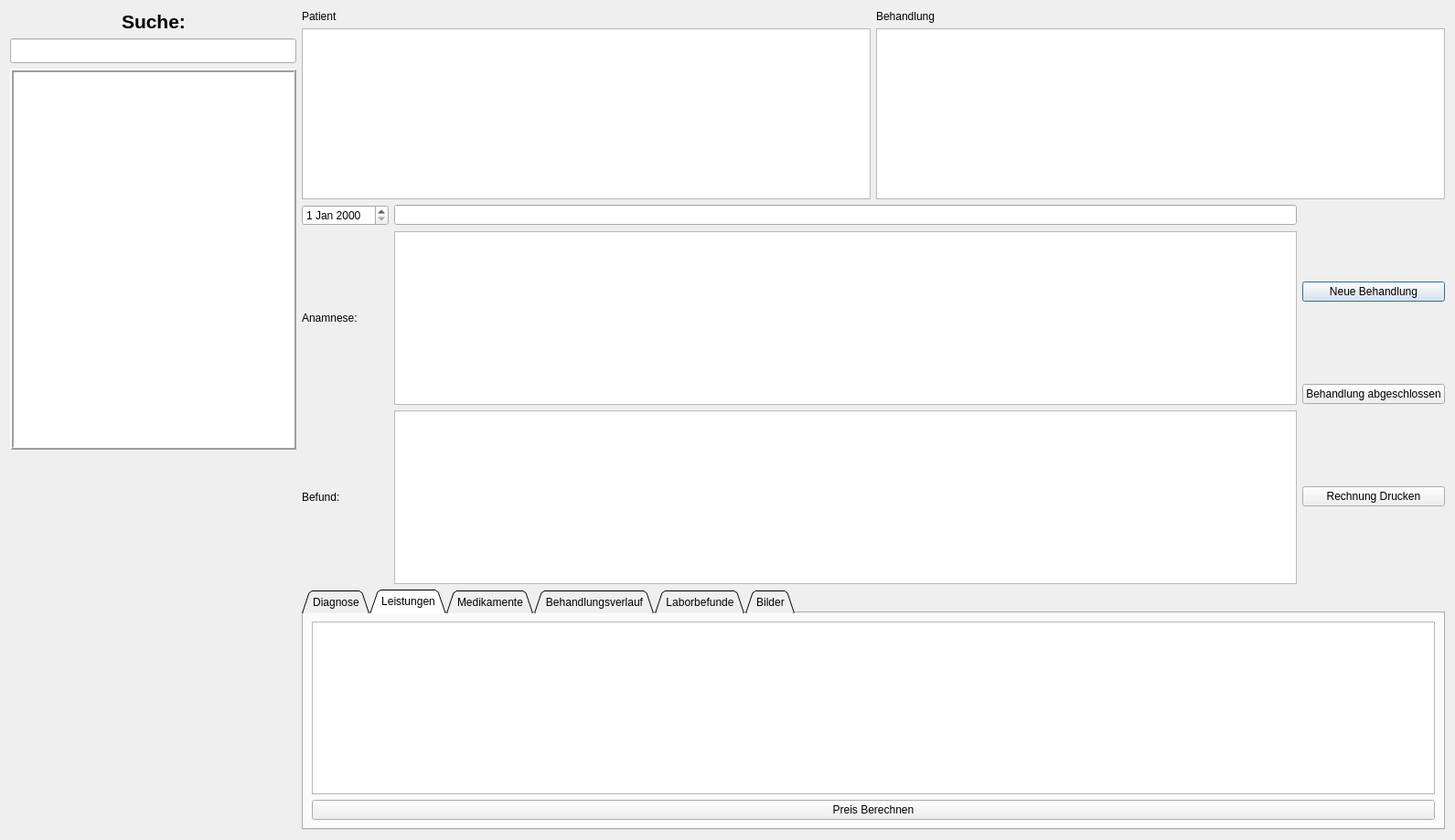
<?xml version="1.0" encoding="UTF-8"?>
<ui version="4.0">
 <class>lytMain</class>
 <widget class="QDialog" name="lytMain">
  <property name="geometry">
   <rect>
    <x>0</x>
    <y>0</y>
    <width>1591</width>
    <height>919</height>
   </rect>
  </property>
  <property name="windowTitle">
   <string>Dialog</string>
  </property>
  <layout class="QHBoxLayout" name="horizontalLayout_2" stretch="20,80">
   <item>
    <layout class="QVBoxLayout" name="lytright">
     <item>
      <layout class="QHBoxLayout" name="lytrightlabel">
       <item>
        <spacer name="horizontalSpacer_2">
         <property name="orientation">
          <enum>Qt::Horizontal</enum>
         </property>
         <property name="sizeHint" stdset="0">
          <size>
           <width>40</width>
           <height>20</height>
          </size>
         </property>
        </spacer>
       </item>
       <item>
        <widget class="QLabel" name="label">
         <property name="font">
          <font>
           <pointsize>16</pointsize>
           <weight>75</weight>
           <bold>true</bold>
          </font>
         </property>
         <property name="text">
          <string>Suche:</string>
         </property>
        </widget>
       </item>
       <item>
        <spacer name="horizontalSpacer">
         <property name="orientation">
          <enum>Qt::Horizontal</enum>
         </property>
         <property name="sizeHint" stdset="0">
          <size>
           <width>40</width>
           <height>20</height>
          </size>
         </property>
        </spacer>
       </item>
      </layout>
     </item>
     <item>
      <widget class="QLineEdit" name="le_searchfield">
       <property name="font">
        <font>
         <pointsize>12</pointsize>
        </font>
       </property>
      </widget>
     </item>
     <item>
      <widget class="QTableView" name="tbvcustomerselection">
       <property name="frameShape">
        <enum>QFrame::Box</enum>
       </property>
       <property name="frameShadow">
        <enum>QFrame::Raised</enum>
       </property>
       <property name="lineWidth">
        <number>2</number>
       </property>
      </widget>
     </item>
     <item>
      <spacer name="verticalSpacer_2">
       <property name="orientation">
        <enum>Qt::Vertical</enum>
       </property>
       <property name="sizeHint" stdset="0">
        <size>
         <width>20</width>
         <height>40</height>
        </size>
       </property>
      </spacer>
     </item>
    </layout>
   </item>
   <item>
    <layout class="QVBoxLayout" name="lytleftmain" stretch="0,0,0">
     <item>
      <layout class="QHBoxLayout" name="lytchoosingfield">
       <item>
        <layout class="QVBoxLayout" name="lytpatient">
         <item>
          <widget class="QLabel" name="lblanimal">
           <property name="text">
            <string>Patient</string>
           </property>
          </widget>
         </item>
         <item>
          <widget class="QListView" name="livanimal"/>
         </item>
        </layout>
       </item>
       <item>
        <layout class="QVBoxLayout" name="lyttherapy">
         <item>
          <widget class="QLabel" name="lbltreat">
           <property name="text">
            <string>Behandlung</string>
           </property>
          </widget>
         </item>
         <item>
          <widget class="QTableView" name="tbvtreatselection">
           <property name="alternatingRowColors">
            <bool>true</bool>
           </property>
           <property name="selectionMode">
            <enum>QAbstractItemView::SingleSelection</enum>
           </property>
          </widget>
         </item>
        </layout>
       </item>
      </layout>
     </item>
     <item>
      <layout class="QHBoxLayout" name="horizontalLayout_3">
       <item>
        <layout class="QGridLayout" name="lyttherapydetail">
         <item row="0" column="1">
          <widget class="QLineEdit" name="ledshortdisscribtion"/>
         </item>
         <item row="0" column="0">
          <widget class="QDateEdit" name="dtetherapy"/>
         </item>
         <item row="1" column="1">
          <widget class="QTextEdit" name="tewananemsis"/>
         </item>
         <item row="1" column="0">
          <widget class="QLabel" name="lblananemsis">
           <property name="text">
            <string>Anamnese:</string>
           </property>
          </widget>
         </item>
         <item row="2" column="0">
          <widget class="QLabel" name="lblfindings">
           <property name="text">
            <string>Befund:</string>
           </property>
          </widget>
         </item>
         <item row="2" column="1">
          <widget class="QTextEdit" name="tewfindings"/>
         </item>
        </layout>
       </item>
       <item>
        <layout class="QVBoxLayout" name="lyttherapyaction">
         <item>
          <widget class="QPushButton" name="btnnewtherapie">
           <property name="text">
            <string>Neue Behandlung</string>
           </property>
           <property name="autoRepeat">
            <bool>false</bool>
           </property>
           <property name="autoDefault">
            <bool>true</bool>
           </property>
           <property name="flat">
            <bool>false</bool>
           </property>
          </widget>
         </item>
         <item>
          <widget class="QPushButton" name="btnprintbill">
           <property name="text">
            <string>Behandlung abgeschlossen</string>
           </property>
          </widget>
         </item>
         <item>
          <widget class="QPushButton" name="btnendtherapy">
           <property name="text">
            <string>Rechnung Drucken</string>
           </property>
          </widget>
         </item>
        </layout>
       </item>
      </layout>
     </item>
     <item>
      <widget class="QTabWidget" name="tbwtreatment">
       <property name="tabShape">
        <enum>QTabWidget::Triangular</enum>
       </property>
       <property name="currentIndex">
        <number>1</number>
       </property>
       <property name="elideMode">
        <enum>Qt::ElideMiddle</enum>
       </property>
       <widget class="QWidget" name="tbdiagnose">
        <attribute name="title">
         <string>Diagnose</string>
        </attribute>
        <layout class="QVBoxLayout" name="verticalLayout_3">
         <item>
          <widget class="QTableView" name="tbvdiagnose"/>
         </item>
        </layout>
       </widget>
       <widget class="QWidget" name="tbservices">
        <attribute name="title">
         <string>Leistungen</string>
        </attribute>
        <layout class="QVBoxLayout" name="verticalLayout_5">
         <item>
          <widget class="QTableView" name="tbvservice"/>
         </item>
         <item>
          <widget class="QPushButton" name="btn_service_calc_price">
           <property name="text">
            <string>Preis Berechnen</string>
           </property>
          </widget>
         </item>
        </layout>
       </widget>
       <widget class="QWidget" name="tbmedics">
        <attribute name="title">
         <string>Medikamente</string>
        </attribute>
        <layout class="QVBoxLayout" name="verticalLayout_6">
         <item>
          <widget class="QTableView" name="tbvmedics"/>
         </item>
        </layout>
       </widget>
       <widget class="QWidget" name="tbtherapyprogress">
        <attribute name="title">
         <string>Behandlungsverlauf</string>
        </attribute>
       </widget>
       <widget class="QWidget" name="tblabordiognostic">
        <attribute name="title">
         <string>Laborbefunde</string>
        </attribute>
       </widget>
       <widget class="QWidget" name="tbimages">
        <attribute name="title">
         <string>Bilder</string>
        </attribute>
       </widget>
      </widget>
     </item>
    </layout>
   </item>
  </layout>
 </widget>
 <resources/>
 <connections/>
</ui>
